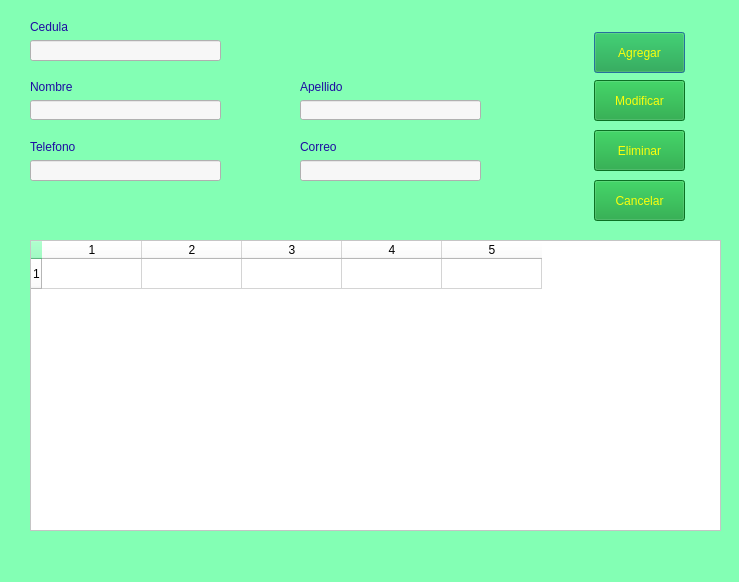
<?xml version="1.0" encoding="UTF-8"?>
<ui version="4.0">
 <class>Dialog</class>
 <widget class="QDialog" name="Dialog">
  <property name="geometry">
   <rect>
    <x>0</x>
    <y>0</y>
    <width>739</width>
    <height>582</height>
   </rect>
  </property>
  <property name="windowTitle">
   <string>Contacto</string>
  </property>
  <property name="styleSheet">
   <string notr="true">background-color: rgb(131, 255, 180);</string>
  </property>
  <widget class="QLineEdit" name="txtCedula">
   <property name="geometry">
    <rect>
     <x>30</x>
     <y>40</y>
     <width>191</width>
     <height>21</height>
    </rect>
   </property>
   <property name="styleSheet">
    <string notr="true">background-color: rgb(247, 247, 247);</string>
   </property>
  </widget>
  <widget class="QLineEdit" name="txtNombre">
   <property name="geometry">
    <rect>
     <x>30</x>
     <y>100</y>
     <width>191</width>
     <height>20</height>
    </rect>
   </property>
   <property name="styleSheet">
    <string notr="true">background-color: rgb(247, 247, 247);</string>
   </property>
  </widget>
  <widget class="QLineEdit" name="txtApellido">
   <property name="geometry">
    <rect>
     <x>300</x>
     <y>100</y>
     <width>181</width>
     <height>20</height>
    </rect>
   </property>
   <property name="styleSheet">
    <string notr="true">background-color: rgb(247, 247, 247);</string>
   </property>
  </widget>
  <widget class="QLineEdit" name="txtTelefono">
   <property name="geometry">
    <rect>
     <x>30</x>
     <y>160</y>
     <width>191</width>
     <height>21</height>
    </rect>
   </property>
   <property name="styleSheet">
    <string notr="true">background-color: rgb(247, 247, 247);</string>
   </property>
  </widget>
  <widget class="QLineEdit" name="txtCorreo">
   <property name="geometry">
    <rect>
     <x>300</x>
     <y>160</y>
     <width>181</width>
     <height>21</height>
    </rect>
   </property>
   <property name="styleSheet">
    <string notr="true">background-color: rgb(247, 247, 247);</string>
   </property>
  </widget>
  <widget class="QLabel" name="label">
   <property name="geometry">
    <rect>
     <x>30</x>
     <y>20</y>
     <width>47</width>
     <height>13</height>
    </rect>
   </property>
   <property name="styleSheet">
    <string notr="true">color: rgb(30, 12, 162);</string>
   </property>
   <property name="text">
    <string>Cedula</string>
   </property>
  </widget>
  <widget class="QLabel" name="label_2">
   <property name="geometry">
    <rect>
     <x>30</x>
     <y>80</y>
     <width>47</width>
     <height>13</height>
    </rect>
   </property>
   <property name="styleSheet">
    <string notr="true">color: rgb(30, 12, 162);</string>
   </property>
   <property name="text">
    <string>Nombre</string>
   </property>
  </widget>
  <widget class="QLabel" name="label_3">
   <property name="geometry">
    <rect>
     <x>300</x>
     <y>80</y>
     <width>47</width>
     <height>13</height>
    </rect>
   </property>
   <property name="styleSheet">
    <string notr="true">color: rgb(30, 12, 162);</string>
   </property>
   <property name="text">
    <string>Apellido</string>
   </property>
  </widget>
  <widget class="QLabel" name="label_4">
   <property name="geometry">
    <rect>
     <x>30</x>
     <y>140</y>
     <width>47</width>
     <height>13</height>
    </rect>
   </property>
   <property name="styleSheet">
    <string notr="true">color: rgb(30, 12, 162);</string>
   </property>
   <property name="text">
    <string>Telefono</string>
   </property>
  </widget>
  <widget class="QLabel" name="label_5">
   <property name="geometry">
    <rect>
     <x>300</x>
     <y>140</y>
     <width>47</width>
     <height>13</height>
    </rect>
   </property>
   <property name="styleSheet">
    <string notr="true">color: rgb(30, 12, 162);</string>
   </property>
   <property name="text">
    <string>Correo</string>
   </property>
  </widget>
  <widget class="QTableWidget" name="tblContactos">
   <property name="geometry">
    <rect>
     <x>30</x>
     <y>240</y>
     <width>691</width>
     <height>291</height>
    </rect>
   </property>
   <property name="styleSheet">
    <string notr="true">background-color: rgb(255, 255, 255);</string>
   </property>
   <property name="rowCount">
    <number>1</number>
   </property>
   <property name="columnCount">
    <number>5</number>
   </property>
   <row/>
   <column/>
   <column/>
   <column/>
   <column/>
   <column/>
  </widget>
  <widget class="QPushButton" name="btnAgregar">
   <property name="geometry">
    <rect>
     <x>594</x>
     <y>32</y>
     <width>91</width>
     <height>41</height>
    </rect>
   </property>
   <property name="styleSheet">
    <string notr="true">background-color: rgb(15, 158, 51);
color: rgb(251, 255, 12);</string>
   </property>
   <property name="text">
    <string>Agregar</string>
   </property>
  </widget>
  <widget class="QPushButton" name="btnModificar">
   <property name="geometry">
    <rect>
     <x>594</x>
     <y>80</y>
     <width>91</width>
     <height>41</height>
    </rect>
   </property>
   <property name="styleSheet">
    <string notr="true">background-color: rgb(15, 158, 51);
color: rgb(251, 255, 12);</string>
   </property>
   <property name="text">
    <string>Modificar</string>
   </property>
  </widget>
  <widget class="QPushButton" name="btnEliminar">
   <property name="geometry">
    <rect>
     <x>594</x>
     <y>130</y>
     <width>91</width>
     <height>41</height>
    </rect>
   </property>
   <property name="styleSheet">
    <string notr="true">background-color: rgb(15, 158, 51);
color: rgb(251, 255, 12);</string>
   </property>
   <property name="text">
    <string>Eliminar</string>
   </property>
  </widget>
  <widget class="QPushButton" name="btnCancelar">
   <property name="geometry">
    <rect>
     <x>594</x>
     <y>180</y>
     <width>91</width>
     <height>41</height>
    </rect>
   </property>
   <property name="styleSheet">
    <string notr="true">background-color: rgb(15, 158, 51);
color: rgb(251, 255, 12);</string>
   </property>
   <property name="text">
    <string>Cancelar</string>
   </property>
  </widget>
 </widget>
 <resources/>
 <connections/>
</ui>
